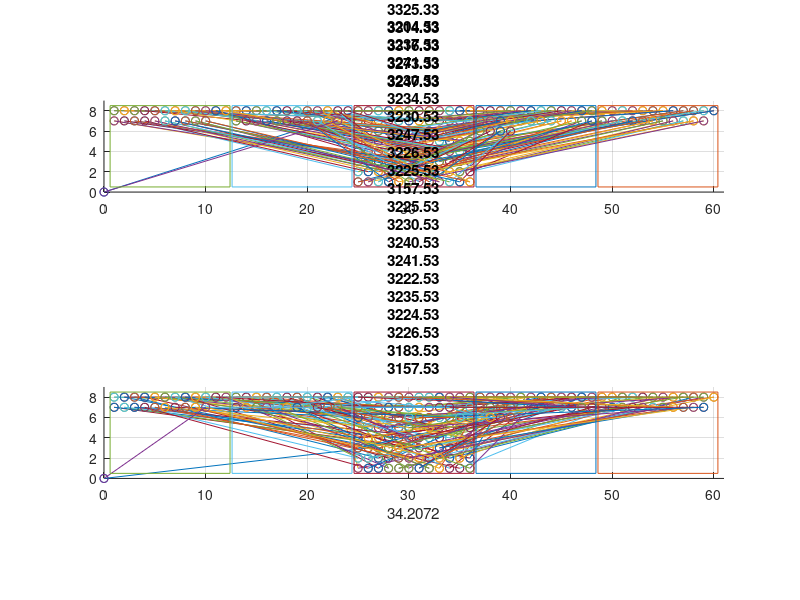

MATLAB code for this plot: (Note: this script raises an error after producing the figure.)
%% Test of route generation for genetic algorithm
%% FE 2020
clear all;
%% Mostly manually set start and end positions with random target groups for each seedling
n = 96;  %Number of seedlings
vertices = 2*n+1;
seedlings = zeros(n,3);
target1 = zeros(n,2);
target2 = zeros(n,2);
target3 = zeros(n,2);
target4 = zeros(n,2);
target5 = zeros(n,2);
seedCount = 1;
groupLow = 1;
groupHigh = 4;
boxWidth = 12;

%% Define positions of seedlings and target plates. Seedlings get a corresponding 
%   random group
for i = 8:-1:1
    for j = 1:12
        seedlings(seedCount,:,:) = [j+2*boxWidth i randi([groupLow groupHigh],1)];
        target1(seedCount,:) = [j i];
        target2(seedCount,:) = [j+1*boxWidth i];
        target3(seedCount,:) = [j+3*boxWidth i];
        target4(seedCount,:) = [j+4*boxWidth i];
        
        seedCount = seedCount + 1;
    end
end


%% Squares
X1 = 0.6;
X2 = 12.4;
Y1 = 0.5;
Y2 = 8.5;

squareX1 = [X1, X2, X2, X1, X1];
squareY1 = [Y1, Y1, Y2, Y2, Y1];
squareX2 = [X1+boxWidth, X2+boxWidth, X2+boxWidth, X1+boxWidth, X1+boxWidth];
squareY2 = [Y1, Y1, Y2, Y2, Y1];
squareX3 = [X1+2*boxWidth, X2+2*boxWidth, X2+2*boxWidth, X1+2*boxWidth, X1+2*boxWidth];
squareY3 = [Y1, Y1, Y2, Y2, Y1];
squareX4 = [X1+3*boxWidth, X2+3*boxWidth, X2+3*boxWidth, X1+3*boxWidth, X1+3*boxWidth];
squareY4 = [Y1, Y1, Y2, Y2, Y1];
squareX5 = [X1+4*boxWidth, X2+4*boxWidth, X2+4*boxWidth, X1+4*boxWidth, X1+4*boxWidth];
squareY5 = [Y1, Y1, Y2, Y2, Y1];

% Create one standard pop with standard route for comparison
popUnoptimized = [1:1:n];

%% Parameters
popSize = 100;
mu = 0.2; 
mutationRate = 0.14;
maxIter = 100;

%% Set starting point for each target plate to simulate pre filled state
targetFill_1 = 1;
targetFill_2 = 1;
targetFill_3 = 1;
targetFill_4 = 1;

%% Initial values
recordDistance = inf;
iterCount = 0;
keepSize = floor(mu*popSize);
routeMatrix = zeros(popSize, vertices+1, 2);
population = zeros(popSize,n);
fitness = zeros(popSize,1);

% Initial population
for i = 1:popSize
    population(i,:) = randperm(n,n);
end

population(1,:) = popUnoptimized;
popMark = false;
standardLength = 1;

while iterCount < maxIter
    %% Calculate Fitness
    for i = 1:popSize
        %% Generate routeMatrix depending on populations
        posCount = 2;
        %  Reset Counts to start with first empty position. Increase to
        %  simulate prefilled trays.
        targetCount1 = targetFill_1;
        targetCount2 = targetFill_2;
        targetCount3 = targetFill_3;
        targetCount4 = targetFill_4;
        for j = 1:length(population(i,:))
            routeMatrix(i,posCount,:) = seedlings(population(i,j),1:2);
            if seedlings(population(i,j),3) == 1
                routeMatrix(i,posCount+1,:) = target1(targetCount1,:);
                targetCount1 = targetCount1 + 1;
            end
            if seedlings(population(i,j),3) == 2
                routeMatrix(i,posCount+1,:) = target2(targetCount2,:);
                targetCount2 = targetCount2 + 1;
            end
            if seedlings(population(i,j),3) == 3
                routeMatrix(i,posCount+1,:) = target3(targetCount3,:);
                targetCount3 = targetCount3 + 1;
            end
            if seedlings(population(i,j),3) == 4
                routeMatrix(i,posCount+1,:) = target4(targetCount4,:);
                targetCount4 = targetCount4 + 1;
            end
            posCount = posCount + 2;
        end
        %% Calculation of route length
        routeLength = 0;
        for k = 2:vertices
            verticeLength = abs(sqrt(routeMatrix(i,k,1)^2+routeMatrix(i,k,2)^2)...
                - sqrt(routeMatrix(i,k-1,1)^2+routeMatrix(i,k-1,2)^2));
            routeLength = routeLength + verticeLength;
        end
        % Plot standard order for comparison
        if popMark == false
            figure(1);
            subplot(2,1,1);
            title("Unoptimized distance: "+routeLength);
            xlim([0 61]);
            ylim([0 9]);
            grid on;
            for l = 1:vertices
                hold on
                plot(routeMatrix(i,[l, l+1],1), routeMatrix(i,[l, l+1],2),'-o');
            end
            plot(squareX1, squareY1);
            plot(squareX2, squareY2);
            plot(squareX3, squareY3);
            plot(squareX4, squareY4);
            plot(squareX5, squareY5);
            daspect([1 1 1])
            standardLength = routeLength;
            popMark = true;
        end
        %% Update best populations
        if routeLength < recordDistance
            recordDistance = routeLength;
            bestEver = population(i,:);
            
            %% Plot route
            figure(1);
            subplot(2,1,2);
            cla(subplot(2,1,2));
            title("Optimized distance: "+recordDistance);
            xlim([0 61]);
            ylim([0 9]);
            xlabel((recordDistance/standardLength-1)*100+"%");
            grid on;
            for l = 1:vertices
                hold on
                plot(routeMatrix(i,[l, l+1],1), routeMatrix(i,[l, l+1],2),'-o')
            end
            plot(squareX1, squareY1);
            plot(squareX2, squareY2);
            plot(squareX3, squareY3);
            plot(squareX4, squareY4);
            plot(squareX5, squareY5);
            daspect([1 1 1])
        end
        
        %% "Calculate" fitness
        fitness(i,1) = routeLength;
    end
    
    %% Normalize Fitness
    sumFitness = 0;
    for i = 1:popSize
        sumFitness = sumFitness + fitness(i,1);
    end
    
    for i = 1:popSize
        fitness(i,1) = fitness(i,1) / sumFitness;
    end
    
    %% Sort fitness values while keeping the index
    sortedFitness = zeros(popSize,2);
    sortedFitness(:,1) = fitness;
    sortedFitness(:,2) = 1:1:popSize;
    sortedFitness = sortrows(sortedFitness,1);
    
    %% Create next Generation with mutation
    newPopulation = zeros(popSize,n);
    %% Keep best populations
    for i = 1:keepSize
        newPopulation(i,:) = population(sortedFitness(i,2),:);
    end
    
    %% Fill all others with mated and mutated recombinations from last generation
    for i = keepSize:popSize
        % Crossover
        orderA = roulette_wheel(population(:,:), fitness(:,:));
        orderB = roulette_wheel(population(:,:), fitness(:,:));
        order = crossover(orderA, orderB);
        % Mutation
        for j = 1:n
            if rand < mutationRate
                pointA = randi(length(order));
                if pointA < length(order)
                    pointB = pointA + 1;
                else
                    pointB = pointA - 1; 
                end
                temp = order(pointA);
                order(pointA) = order(pointB);
                order(pointB) = temp;
            end
        end
        newPopulation(i,:) = order;
        
    end
    population = newPopulation;
    
    %% Increment iter
    iterCount = iterCount+1;
end

